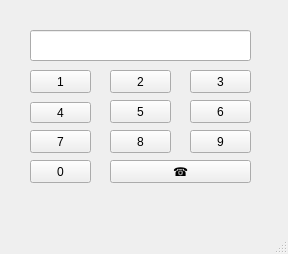
<?xml version="1.0" encoding="UTF-8"?>
<ui version="4.0">
 <class>MainWindow</class>
 <widget class="QMainWindow" name="MainWindow">
  <property name="geometry">
   <rect>
    <x>0</x>
    <y>0</y>
    <width>288</width>
    <height>254</height>
   </rect>
  </property>
  <property name="windowTitle">
   <string>MainWindow</string>
  </property>
  <widget class="QWidget" name="centralwidget">
   <widget class="QLineEdit" name="le">
    <property name="geometry">
     <rect>
      <x>30</x>
      <y>30</y>
      <width>221</width>
      <height>31</height>
     </rect>
    </property>
   </widget>
   <widget class="QPushButton" name="pb1">
    <property name="geometry">
     <rect>
      <x>30</x>
      <y>70</y>
      <width>61</width>
      <height>23</height>
     </rect>
    </property>
    <property name="text">
     <string>1</string>
    </property>
   </widget>
   <widget class="QPushButton" name="pb2">
    <property name="geometry">
     <rect>
      <x>110</x>
      <y>70</y>
      <width>61</width>
      <height>23</height>
     </rect>
    </property>
    <property name="text">
     <string>2</string>
    </property>
   </widget>
   <widget class="QPushButton" name="pb3">
    <property name="geometry">
     <rect>
      <x>190</x>
      <y>70</y>
      <width>61</width>
      <height>23</height>
     </rect>
    </property>
    <property name="text">
     <string>3</string>
    </property>
   </widget>
   <widget class="QPushButton" name="pb5">
    <property name="geometry">
     <rect>
      <x>110</x>
      <y>100</y>
      <width>61</width>
      <height>23</height>
     </rect>
    </property>
    <property name="text">
     <string>5</string>
    </property>
   </widget>
   <widget class="QPushButton" name="pb6">
    <property name="geometry">
     <rect>
      <x>190</x>
      <y>100</y>
      <width>61</width>
      <height>23</height>
     </rect>
    </property>
    <property name="text">
     <string>6</string>
    </property>
   </widget>
   <widget class="QPushButton" name="pb4">
    <property name="geometry">
     <rect>
      <x>30</x>
      <y>102</y>
      <width>61</width>
      <height>21</height>
     </rect>
    </property>
    <property name="text">
     <string>4</string>
    </property>
   </widget>
   <widget class="QPushButton" name="pb8">
    <property name="geometry">
     <rect>
      <x>110</x>
      <y>130</y>
      <width>61</width>
      <height>23</height>
     </rect>
    </property>
    <property name="text">
     <string>8</string>
    </property>
   </widget>
   <widget class="QPushButton" name="pb9">
    <property name="geometry">
     <rect>
      <x>190</x>
      <y>130</y>
      <width>61</width>
      <height>23</height>
     </rect>
    </property>
    <property name="text">
     <string>9</string>
    </property>
   </widget>
   <widget class="QPushButton" name="pb7">
    <property name="geometry">
     <rect>
      <x>30</x>
      <y>130</y>
      <width>61</width>
      <height>23</height>
     </rect>
    </property>
    <property name="text">
     <string>7</string>
    </property>
   </widget>
   <widget class="QPushButton" name="pb_call">
    <property name="geometry">
     <rect>
      <x>110</x>
      <y>160</y>
      <width>141</width>
      <height>23</height>
     </rect>
    </property>
    <property name="text">
     <string>☎</string>
    </property>
   </widget>
   <widget class="QPushButton" name="pb0">
    <property name="geometry">
     <rect>
      <x>30</x>
      <y>160</y>
      <width>61</width>
      <height>23</height>
     </rect>
    </property>
    <property name="text">
     <string>0</string>
    </property>
   </widget>
  </widget>
  <widget class="QMenuBar" name="menubar">
   <property name="geometry">
    <rect>
     <x>0</x>
     <y>0</y>
     <width>288</width>
     <height>21</height>
    </rect>
   </property>
  </widget>
  <widget class="QStatusBar" name="statusbar"/>
 </widget>
 <resources/>
 <connections/>
</ui>
